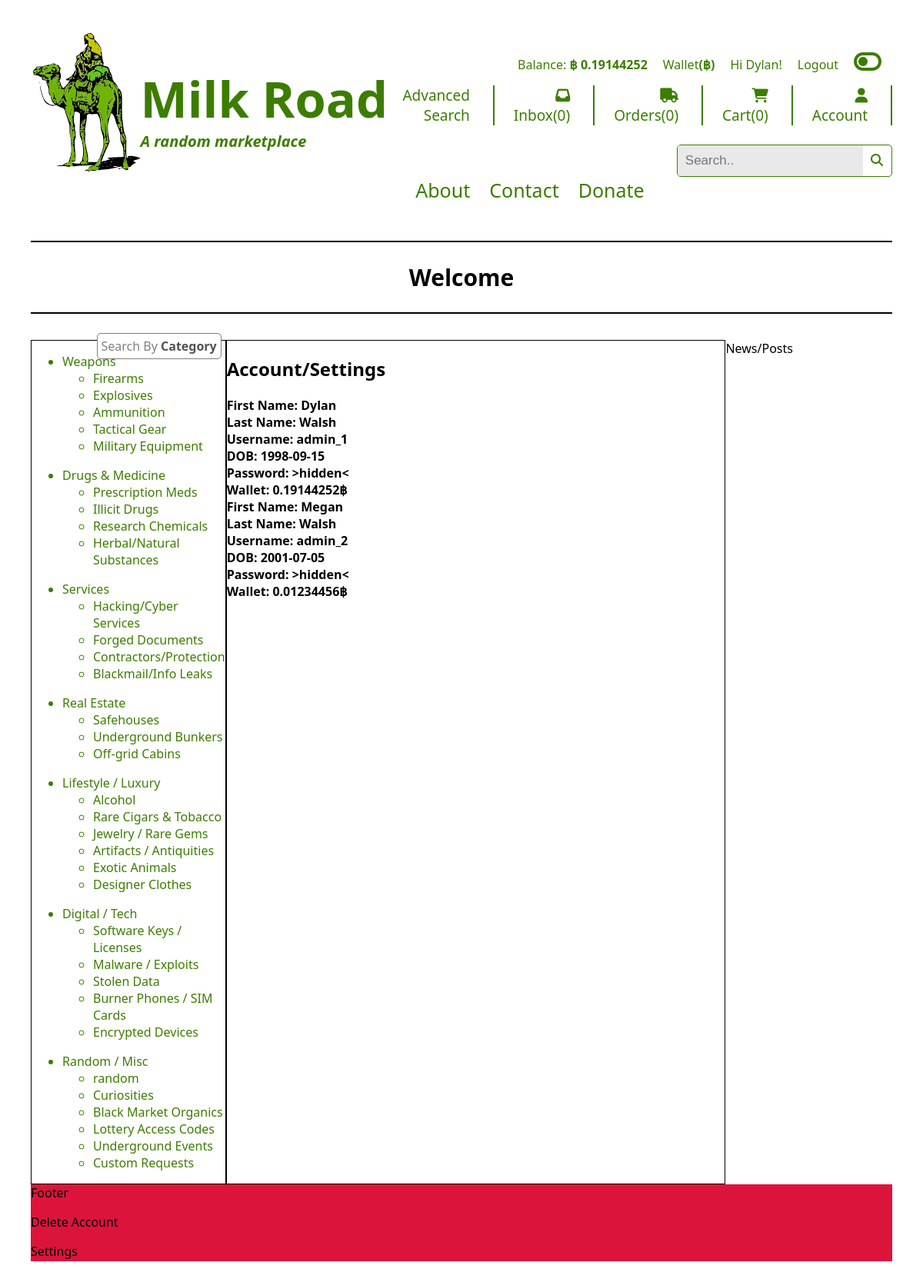
The app's page /account_details (signed in) with its own data.
### tables this page shows
CREATE TABLE UserInfo(
    user_id INTEGER PRIMARY KEY AUTOINCREMENT,
    first_name TEXT,
    last_name TEXT,
    birthday DATE,
    username TEXT,
    funds TEXT DEFAULT '0.01234456',
    password TEXT NOT NULL
);

### app.py (the view)
@app.route("/account_details")
@login_required
def account_details():
    db = get_db()
    user = db.execute("""SELECT * FROM UserInfo;""").fetchall()
    return render_template("account.html", UserInfo=user, product=product)

### app.py (called while the page is built)
@app.before_request
def show_logged_user():
    g.user =session.get("first_name", None)
    g.funds = session.get('funds', None) # getting funds from session in login with whatever user is on at that time
    g.user_id = session.get('user_id', None)
    print(f'{g.user_id}')

def login_required(view):
    @wraps(view)
    def wrapped_view(*args, **kwargs):
        if g.user is None:
            return redirect(url_for("login", next=request.url))
        return view(*args, **kwargs)
    return wrapped_view

@app.context_processor # This decorator runs whenever a template is rendered*(doesnt matter which one), It will automically be added to every template. You dont need to rewirtie product=product in every route
def inject_cart_count():
    cart = session.get("cart", {}) # getting the 'cart' key from the flask session if it exists
    total_cart_count = sum(cart.values()) # summing all cart values together
    return dict(total_cart_count=total_cart_count)  # returning a dict(total_cart_count with a total count that can be shown in any html template YAYAYAYA)

### database.py (called while the page is built)
def get_db():
    if "db" not in g:
        g.db = sqlite3.connect(DATABASE,
            detect_types=sqlite3.PARSE_DECLTYPES
        )
        g.db.row_factory = sqlite3.Row
    return g.db

### templates/account.html
{% extends 'base.html' %}
{% block main_content %}
<h2>Account/Settings</h2>
{% for user in UserInfo %}
    <div>
    <b><div>First Name: {{ user["first_name"] }}</div>
    <div>Last Name: {{ user["last_name"] }}</div>
    <div>Username: {{ user["username"] }}</div>
    <div>DOB: {{ user["birthday"] }}</div>
    <div>Password: >hidden< </div>
    <div>Wallet: {{ user["funds"] }}฿</div></b>
    </div>
{% endfor %}
{% endblock %}

### templates/base.html (shortened to what this page needs)
<!DOCTYPE html>
<html lang="en">
<head>
    <link rel="stylesheet" href="{{ url_for('static', filename='styles/styles.css') }}">
    <link rel="stylesheet" href="{{ url_for('static', filename='styles/dark_mode.css') }}">
</head>
<body>
    <div class="parent">
        <div class="header">
            <a href="{{ url_for('index') }}"><img src="/static/images/silk.svg"></a>
            <a href="{{ url_for('index') }}"><div id="main_text_box">
                <h1 id="main_text">Milk Road</h1>
                <em>
                    <h2 id="sub_text">A random marketplace</h2>
                </em>
            </div></a>
        </div>
        <div class="nav">
            <div id="global" class="toggle-off">
                {% if g.user %}
                <a>
                    <p>Balance: <b style="color: #3C7D00;">฿ {{ g.funds }}</b></p>
                </a>
                <a href="{{ url_for('wallet') }}">
                    <p>Wallet<b>(฿)</b></p>
                </a>
                <p>Hi {{ g.user }}!</p>
                <a href="{{ url_for('logout') }}">
                    <p>Logout</p>
                </a>
                {% else %}
                <p>(Not logged in)</p>
                <a href="{{ url_for('login') }}">
                    <div>Login</div>
                </a>
                {% endif %}
                <div id="toggle-icon" class="toggle-off">
                    <i onclick="toggleIcon(); darkMode();" class="fas fa-toggle-off toggle-icon fa-2xl "
                        id="toggle-off"></i>
                </div>
            </div>
            <div id="nav_options">
                <a>
                    <div>Advanced Search</div>
                </a>
                <a>
                    <div><i class="fa-solid fa-inbox"></i>Inbox(0)</div>
                </a>
                <a>
                    <div><i class="fa-solid fa-truck"></i>Orders(0)</div>
                </a>
                {% if g.user %}
                <a href="{{ url_for('cart') }}"><div><i class="fa-solid fa-cart-shopping"></i>Cart({{ total_cart_count}})</div>
                {% else %}
                <a href="{{ url_for('cart') }}"><div><i class="fa-solid fa-cart-shopping"></i>Cart(0)</div></a>
                {% endif %}
                </a>
                <a href="{{ url_for( 'account_details') }}">
                    <div><i class="fa-solid fa-user"></i>Account</div>
                </a>
            </div>
            <div class="search">
                <input type="text" placeholder="Search.." >
                <a href="{{ url_for('index') }}"><i class="fa-solid fa-magnifying-glass"></i></a>
              </div>
            <div id="contact_details">
                <a>
                    <div>About</div>
                </a>
                <a>
                    <div>Contact</div>
                </a>
                <a>
                    <div>Donate</div>
                </a>
            </div>
        </div>
        <div class="marquee">
            <div id="marquee_content">
                <h2>Welcome</h2>
            </div>
        </div>
        <div class="categories">
            <div id='category_box'>Search By <b>Category</b></div>
            <ul>
                <a href="{{ url_for('category', category='weapons') }}"><li>Weapons</li></a>
                <ul>
                <a href="{{ url_for('category', category='firearm') }}"><li>Firearms</li></a>
                <a href="{{ url_for('category', category='explosive') }}"><li>Explosives</li></a>
                <a href="{{ url_for('category', category='ammunition') }}"><li>Ammunition</li></a>
                <a href="{{ url_for('category', category='tactical_gear') }}"><li>Tactical Gear</li></a>
                <a href="{{ url_for('category', category='military_equipment') }}"><li>Military Equipment</li></a>
                </ul>
            </ul>
            <ul>
                <a href="{{ url_for('category', category='drugs_medicine') }}"><li>Drugs & Medicine</li></a>
                <ul>
                <a href="{{ url_for('category', category='prescription_meds') }}"><li>Prescription Meds</li></a>
                <a href="{{ url_for('category', category='illicit_drugs') }}"><li>Illicit Drugs</li></a>
                <a href="{{ url_for('category', category='research_chemicals') }}"><li>Research Chemicals</li></a>
                <a href="{{ url_for('category', category='herbal_natural_substances') }}"><li>Herbal/Natural Substances</li></a>
                </ul>
            </ul>
            <ul>
                <a href="{{ url_for('category', category='services') }}"><li>Services</li></a>
                <ul>
                <a href="{{ url_for('category', category='hacking_cyber_services') }}"><li>Hacking/Cyber Services</li></a>
                <a href="{{ url_for('category', category='forged_documents') }}"><li>Forged Documents</li></a>
                <a href="{{ url_for('category', category='contractors_protection') }}"><li>Contractors/Protection</li></a>
                <a href="{{ url_for('category', category='blackmail_info_leaks') }}"><li>Blackmail/Info Leaks</li></a>
                </ul>
            </ul>
            <ul>
                <a href="{{ url_for('category', category='real_estate') }}"><li>Real Estate</li></a>
                <ul>
                <a href="{{ url_for('category', category='safehouses') }}"><li>Safehouses</li></a>
                <a href="{{ url_for('category', category='underground_bunkers') }}"><li>Underground Bunkers</li></a>
                <a href="{{ url_for('category', category='off_grid_cabins') }}"><li>Off-grid Cabins</li></a>
                </ul>
            </ul>
            <ul>
                <a href="{{ url_for('category', category='lifestyle_luxury') }}"><li>Lifestyle / Luxury</li></a>
                <ul>
                    <a href="{{ url_for('category', category='alcohol') }}"><li>Alcohol</li></a>
                    <a href="{{ url_for('category', category='rare_cigars_tobacco') }}"><li>Rare Cigars & Tobacco</li></a>
                    <a href="{{ url_for('category', category='jewelry_rare_gems') }}"><li>Jewelry / Rare Gems</li></a>
                    <a href="{{ url_for('category', category='artifacts_antiquities') }}"><li>Artifacts / Antiquities</li></a>
                    <a href="{{ url_for('category', category='exotic_animals') }}"><li>Exotic Animals</li></a>
                    <a href="{{ url_for('category', category='designer_clothes') }}"><li>Designer Clothes</li></a>
                </ul>
            </ul>
            <ul>
                <a href="{{ url_for('category', category='digital_tech') }}"><li>Digital / Tech</li></a>
                <ul>
                    <a href="{{ url_for('category', category='software_keys_licenses') }}"><li>Software Keys / Licenses</li></a>
                    <a href="{{ url_for('category', category='malware_exploits') }}"><li>Malware / Exploits</li></a>
                    <a href="{{ url_for('category', category='stolen_data') }}"><li>Stolen Data</li></a>
                    <a href="{{ url_for('category', category='burner_phones_sim_cards') }}"><li>Burner Phones / SIM Cards</li></a>
                    <a href="{{ url_for('category', category='encrypted_devices') }}"><li>Encrypted Devices</li></a>
                </ul>
            </ul>
            <ul>
                <a href="{{ url_for('category', category='random_misc') }}"><li>Random / Misc</li></a>
                <ul>
                    <a href="{{ url_for('category', category='Random') }}"><li>random</li></a>
                    <li>Curiosities</li>
                    <li>Black Market Organics</li>
                    <li>Lottery Access Codes</li>
                    <li>Underground Events</li>
                    <li>Custom Requests</li>
                </ul>
            </ul>
        </div>
        <div class="news">News/Posts</div>
        <div class="footer">Footer
            <a href="{{ url_for('delete') }}">
                <p>Delete Account</p>
            </a>
            <p>Settings</p>
        </div>
        <div class="main">
            {% block main_content %}
            {% endblock %}
        </div>
    </div>
</body>
</html>

### static/styles/styles.css (style rules this page uses)
body { margin: 20px; padding: 20px; font-family:'Segoe UI', Tahoma, Geneva, Verdana, sans-serif; }
a { text-decoration: none; color: inherit; }
.parent { display: grid; grid-template-columns: repeat(5, 1fr); grid-template-rows: repeat(10, 1fr); grid-column-gap: 0px; grid-row-gap: 0px; }
.header { grid-area: 1 / 1 / 3 / 3; height: 200px; background-color: white; display: flex; color: #3C7D00; }
#main_text { font-size: 65px; }
#sub_text { margin-top: -45px; font-size: 20px; }
img { height: 90%; margin-left: 3px; margin-top: 3px; }
.nav { grid-area: 1 / 3 / 3 / 6; background-color:white; color: #3C7D00; text-align: right; margin-bottom: 58px; }
#global { display: flex; justify-content: right; align-items: baseline; gap: 20px; }
#nav_options { display: flex; justify-content: flex-end; font-size: 19px; gap: 5px; margin-bottom: 25px; }
#nav_options > a { border-right: 2px solid #3C7D00; margin-left: 20px; padding-right: 30px; padding-left: -40px; transition: transform 0.3s ease }
.search { overflow: hidden; width: fit-content; border: 0.5px solid #3C7D00; float: right; border-radius: 5px; }
.search input[type=text] { padding: 10px; border: none; font-size: 17px; background-color: #e9e9e9; }
.search i { color: #3C7D00; margin-right: 5px; padding: 6px; }
#contact_details { display: flex; font-size: 25px; gap: 25px; margin-left: 30px; width: 400px; }
.marquee { grid-area: 3 / 1 / 4 / 6; background-color:white; text-align: center; font-size: 20px; border-bottom: 2px solid black; border-top: 2px solid black; margin-top: -60px; height: fit-content; }
#marquee_content { animation: marquee-alternate 10s linear infinite; margin-left: 35%; margin-right: 35%; overflow-x: hidden; }
.categories { position: relative; grid-area: 4 / 1 / 10 / 2; background-color:white; margin-top: -98px; border: 1px solid black; }
#category_box { position: absolute; top: -10px; right: 5px; border-radius: 5px; border: 1px solid grey; background: white; padding: 5px; color: grey; }
#category_box b { color: rgba(9, 9, 9, 0.702); }
.news { grid-area: 4 / 5 / 10 / 6; background-color:white; margin-top: -98px; }
.footer { grid-area: 10 / 1 / 11 / 6; height: 100px; background-color:crimson; }
.main { grid-area: 4 / 2 / 10 / 5; background-color:white; border: 1px solid black; margin-top: -98px; }
#item_name, .categories { color: #3C7D00; }

### static/styles/dark_mode.css (style rules this page uses)
body, .header, .nav, .marquee, .categories, .news, .main, .footer { transition: background-color 1s, color 0.2s, text-shadow 0.2s; }
#toggle-icon { position: relative; width: 50px; height: 50px; }
.toggle-icon { position: absolute; top: 40px; left: 0; transition: opacity 0.5s ease; }

### records on screen
UserInfo: user "Dylan", first_name "Dylan", last_name "Walsh", username "admin_1", birthday "1998-09-15", funds "0.19144252"
UserInfo: first_name "Megan", last_name "Walsh", username "admin_2", birthday "2001-07-05", funds "0.01234456"

### other values on screen
{{ g.funds }} "0.19144252"
{{ total_cart_count }} "0"
